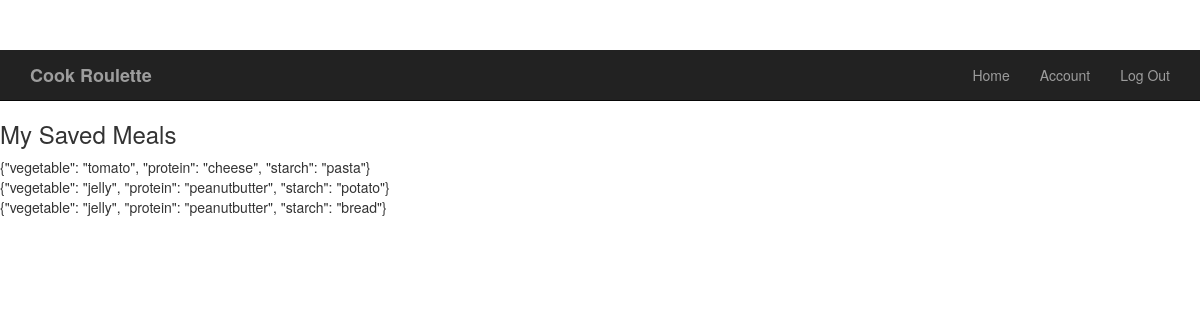
The app's page /displaysaved (signed in), older data.
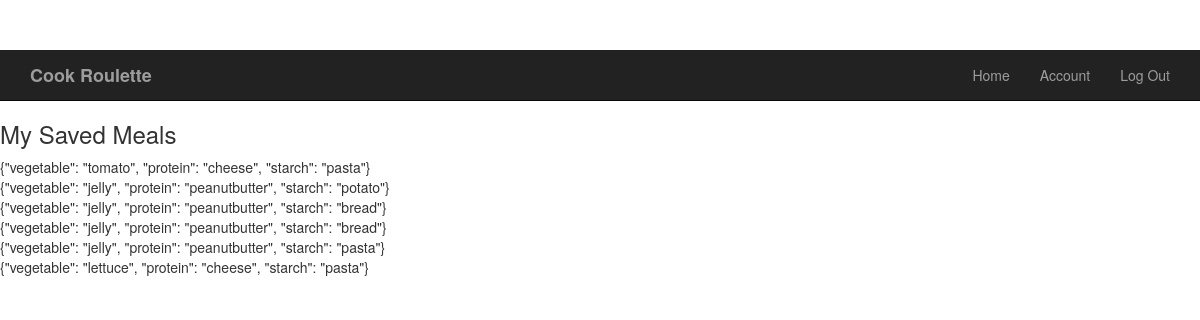
The same page, newer data.
### newmodel.py (models this page shows)
class SavedRecipe(Base):
    __tablename__= "savedrecipes"
    id = Column(Integer, primary_key=True)
    user_id = Column(Integer, ForeignKey('users.id'))
    recipe = Column(String(500), nullable=False)
    rating = Column(String(10))
    user = relationship("User", backref=backref('savedrecipes', order_by=id))

### cookroulette.py (the view)
@app.route("/displaysaved")
def display_saved_recipes():
    user = newmodel.session.query(newmodel.User).filter_by(email=session['email']).first()
    all_recipes = newmodel.session.query(newmodel.SavedRecipe).filter_by(user_id=user.id).all()
    list_of_recipes = []
    for a_recipe in all_recipes:
        list_of_recipes.append(a_recipe)
    return render_template("saved_recipes.html", recipes=list_of_recipes)

### templates/saved_recipes.html (shortened to what this page needs)
{% extends 'base.html' %}
{% block body %}
<h3>My Saved Meals</h3>
{% for recipe in recipes %}
 <div>{{recipe.recipe}}</div>
{% endfor %}
{% endblock %}

### templates/base.html (shortened to what this page needs)
<html>
    <head>
	<link href="/static/dist/css/bootstrap.min.css" rel="stylesheet">
	<link href="/static/css/starter-template.css" rel="stylesheet">
        <div class="navbar navbar-inverse navbar-static-top">
            <div class="container">
                <div class="navbar-header">
                    <img src=""><a class="navbar-brand" href="/"><strong>Cook Roulette</strong></a>
                </div>
                <div class="navbar-collapse collapse">
                    <ul class="nav navbar-nav navbar-right">
                            <li> <a href="/">Home</a></li>
                            {% if "logged_in" in session %}
                                <li> <a href="/account">Account</a></li>
                                <li> <a href="/logout">Log Out</a></li>
                            {% else %}
                                <li><a href="/login">Log In</a></li>
                            {% endif %}
                    </ul>
                </div>
            </div>
        </div>
    </head>
    <body>
        {% block body %}
        {% endblock %}
    </body>
</html>

### templates/starter-template.css (style rules this page uses)
body { padding-top: 50px; }

Row changes from the older to the newer data that the page shows:
added SavedRecipe: recipe "{\"vegetable\": \"jelly\", \"protein\": \"peanutbutter\", \"starch\": \"bread\"}"
added SavedRecipe: recipe "{\"vegetable\": \"jelly\", \"protein\": \"peanutbutter\", \"starch\": \"pasta\"}"
added SavedRecipe: recipe "{\"vegetable\": \"lettuce\", \"protein\": \"cheese\", \"starch\": \"pasta\"}"
